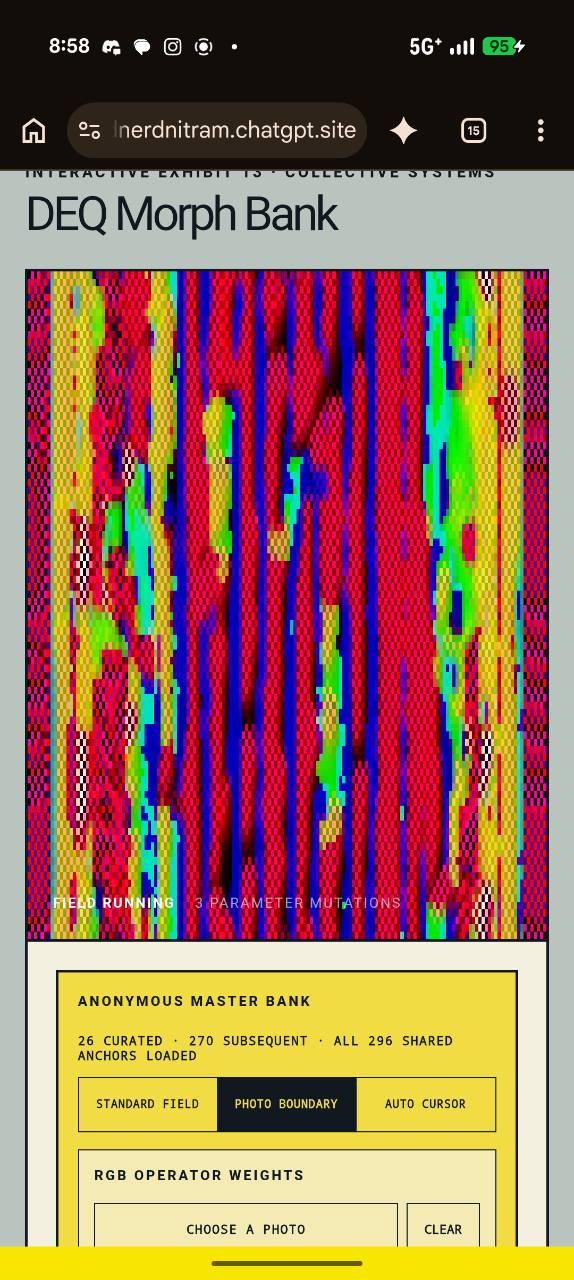
#> input picture tests/fixtures/luckfield-interest/positive-01.jpg, 574 x 1280 px
$ python luckfield-interest-evaluator.py
#> lines starting #> are read from the running program, lines starting #| are printed output that depends on the picture
"""Calibrate the browser's Luckfield interestingness metric against Brenden's positive examples."""

from __future__ import annotations

import json
import math
from pathlib import Path

from PIL import Image

W, H = 160, 90
FIXTURES = Path(__file__).parent / "fixtures" / "luckfield-interest"
CROPS = {
    "positive-01.jpg": (26, 270, 549, 942),
    "positive-02.jpg": (26, 319, 550, 994),
    "positive-03.jpg": (25, 309, 550, 984),
    "positive-04.jpg": (26, 245, 550, 918),
    "positive-05.jpg": (26, 182, 550, 855),
}


def clamp01(value: float) -> float:
    return max(0.0, min(1.0, value))


def presence(value: float, low: float, high: float) -> float:
    position = clamp01((value-low)/(high-low))
    return position*position*(3-2*position)


def score(path: Path, crop: tuple[int, int, int, int]) -> dict[str, float]:
#> called with crop = (26, 270, 549, 942)
    image = Image.open(path).convert("RGB").crop(crop).resize((W, H), Image.Resampling.NEAREST)
    raster = image.load()
    pixels = [tuple(channel / 255 for channel in raster[x, y]) for y in range(H) for x in range(W)]
#> pixels = 14400 items, first 6: (0, 0.0353, 0.0471), (0.259, 0, 0.11), (0.271, 0, 0.0275), (0.792, 0.161, 0.537), (0.78, 0.0157, 0.188), (0.486, 0.0118, 0.22)
    histogram = [0] * 16
    brightness = 0.0
    color_variance = 0.0
    for red, green, blue in pixels:
        luminance = (red + green + blue) / 3
        brightness += luminance
        histogram[min(15, int(luminance * 16))] += 1
        color_variance += ((red-luminance)**2 + (green-luminance)**2 + (blue-luminance)**2) / 3
#> this loop made 14400 passes
#> (red, green, blue, luminance, brightness, color_variance) on passes 1 to 3: (0, 0.0353, 0.0471, 0.0275, 0.0275, 0.0004), (0.259, 0, 0.11, 0.123, 0.15, 0.0117), (0.271, 0, 0.0275, 0.0993, 0.25, 0.0264)
#> after the loop, brightness = 5075.3; color_variance = 1161.4; histogram = [153, 595, 849, 2590, 2375, 1885, 2085, 1465, 922, 536, 616, 217, 48, 23, 25, 16]
    entropy = -sum((count/(W*H))*math.log2(count/(W*H)) for count in histogram if count) / 4
#> entropy = 0.821
    chroma = clamp01(math.sqrt(color_variance/(W*H))*2.8)
#> chroma = 0.795
    scale_contrasts = []
    for distance in (1, 2, 4, 8, 16):
        energy = 0.0
        for y in range(H):
            for x in range(W):
                center = pixels[y*W+x]
                right = pixels[y*W+(x+distance)%W]
                down = pixels[((y+distance)%H)*W+x]
                energy += sum(abs(center[channel]-right[channel]) + abs(center[channel]-down[channel]) for channel in range(3)) / 6
        scale_contrasts.append(clamp01(energy/(W*H)*3.6))
#> after the loop, scale_contrasts = [0.612, 0.533, 0.735, 0.765, 0.879]
    scale_mean = sum(scale_contrasts) / len(scale_contrasts)
#> scale_mean = 0.705
    scale_floor = sorted(scale_contrasts)[1]
#> scale_floor = 0.612
    scale_balance = clamp01(scale_floor/scale_mean) if scale_mean else 0
#> scale_balance = 0.868
    multiscale = clamp01(scale_mean*.68 + scale_floor*.32)
#> multiscale = 0.675
    detail = clamp01(
        presence(entropy, .28, .78)*.25
        + presence(chroma, .12, .70)*.17
        + presence(multiscale, .16, .60)*.43
        + presence(scale_balance, .45, .90)*.15
    )
#> in presence, `position = clamp01((value-low)/(high-low))`: position = 1
#> detail = 0.998
    return {
        "brightness": brightness/(W*H),
        "entropy": entropy,
        "color_variance": chroma,
        "multiscale": multiscale,
        "scale_balance": scale_balance,
        "detail": detail,
    }


results = {name: score(FIXTURES/name, crop) for name, crop in CROPS.items()}
#> call 2 of score, with crop = (26, 319, 550, 994)
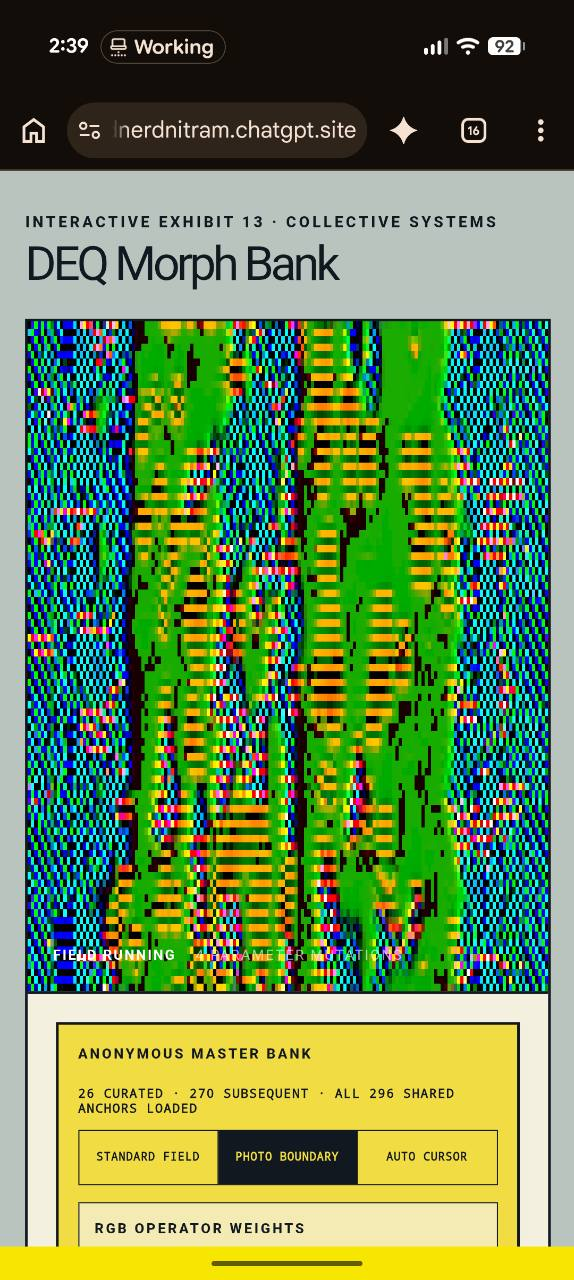
#> input picture tests/fixtures/luckfield-interest/positive-02.jpg, 574 x 1280 px
#> in score (call 2), `pixels = [tuple(channel / 255 for channel in raster[x, y]) for y in ra..`: pixels = 14400 items, first 6: (0.0118, 0.0588, 0.051), (0.0549, 0, 0.271), (0.302, 0.863, 0.416), (0.224, 0.82, 0.427), (0, 0.192, 0.373), (0, 0.114, 0.42)
#> the loop in score (call 2), `for red, green, blue in pixels:` made 14400 passes
#> (red, green, blue, luminance, brightness, color_variance) on passes 1 to 3: (0.0118, 0.0588, 0.051, 0.0405, 0.0405, 0.000424), (0.0549, 0, 0.271, 0.108, 0.149, 0.0141), (0.302, 0.863, 0.416, 0.527, 0.676, 0.0726)
#> after the loop in score (call 2), `for red, green, blue in pixels:`: brightness = 4413.3; color_variance = 962.5; histogram = [1909, 1180, 1037, 1921, 2630, 1228, 844, 632, 978, 830, 567, 392, 140, 50, 33, 29]
#> in score (call 2), `entropy = -sum((count/(W*H))*math.log2(count/(W*H)) for count in histo..`: entropy = 0.872
#> in score (call 2), `chroma = clamp01(math.sqrt(color_variance/(W*H))*2.8)`: chroma = 0.724
#> after the loop in score (call 2), `for distance in (1, 2, 4, 8, 16):`: scale_contrasts = [0.924, 0.733, 0.865, 0.941, 1]
#> in score (call 2), `scale_mean = sum(scale_contrasts) / len(scale_contrasts)`: scale_mean = 0.892
#> in score (call 2), `scale_floor = sorted(scale_contrasts)[1]`: scale_floor = 0.865
#> in score (call 2), `scale_balance = clamp01(scale_floor/scale_mean) if scale_mean else 0`: scale_balance = 0.969
#> in score (call 2), `multiscale = clamp01(scale_mean*.68 + scale_floor*.32)`: multiscale = 0.884
#> in score (call 2), `detail = clamp01( presence(entropy, .28, .78)*.25 + presence(chroma, ...`: detail = 1
#> call 3 of score, with crop = (25, 309, 550, 984)
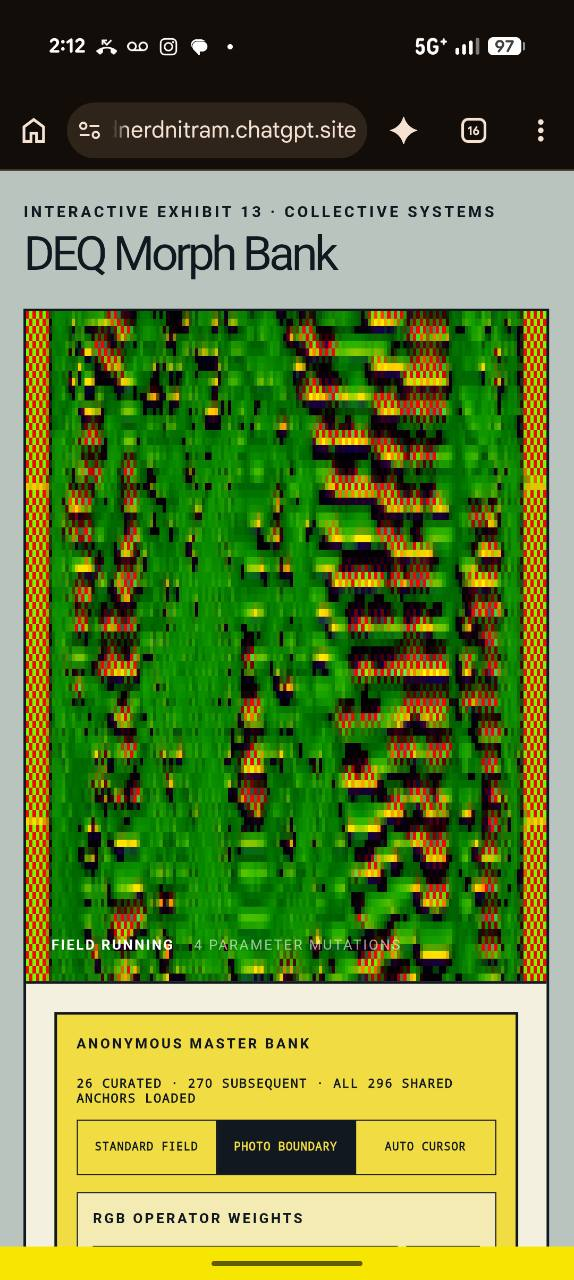
#> input picture tests/fixtures/luckfield-interest/positive-03.jpg, 574 x 1280 px
#> in score (call 3), `image = Image.open(path).convert("RGB").crop(crop).resize((W, H), Imag..`:
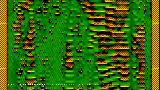
#> image: PIL image 160x90 RGB; mean R, G, B 54.1, 103.9, 9.7
#> in score (call 3), `pixels = [tuple(channel / 255 for channel in raster[x, y]) for y in ra..`: pixels = 14400 items, first 6: (0.71, 0.0902, 0.145), (0.737, 0.737, 0.259), (0.816, 0.118, 0), (0.588, 0.827, 0.18), (0.663, 0.325, 0), (0.459, 0.922, 0.106)
#> the loop in score (call 3), `for red, green, blue in pixels:` made 14400 passes
#> (red, green, blue, luminance, brightness, color_variance) on passes 1 to 3: (0.71, 0.0902, 0.145, 0.315, 0.315, 0.0784), (0.737, 0.737, 0.259, 0.578, 0.893, 0.129), (0.816, 0.118, 0, 0.311, 1.2, 0.259)
#> after the loop in score (call 3), `for red, green, blue in pixels:`: brightness = 3156; color_variance = 684.2; histogram = [1328, 1310, 4283, 3333, 1569, 868, 385, 397, 562, 276, 73, 3, 1, 3, 3, 6]
#> in score (call 3), `entropy = -sum((count/(W*H))*math.log2(count/(W*H)) for count in histo..`: entropy = 0.715
#> in score (call 3), `chroma = clamp01(math.sqrt(color_variance/(W*H))*2.8)`: chroma = 0.61
#> after the loop in score (call 3), `for distance in (1, 2, 4, 8, 16):`: scale_contrasts = [0.454, 0.436, 0.498, 0.569, 0.611]
#> in score (call 3), `scale_mean = sum(scale_contrasts) / len(scale_contrasts)`: scale_mean = 0.514
#> in score (call 3), `scale_floor = sorted(scale_contrasts)[1]`: scale_floor = 0.454
#> in score (call 3), `scale_balance = clamp01(scale_floor/scale_mean) if scale_mean else 0`: scale_balance = 0.883
#> in score (call 3), `multiscale = clamp01(scale_mean*.68 + scale_floor*.32)`: multiscale = 0.494
#> in score (call 3), `detail = clamp01( presence(entropy, .28, .78)*.25 + presence(chroma, ...`: detail = 0.914
#> call 4 of score, with crop = (26, 245, 550, 918)
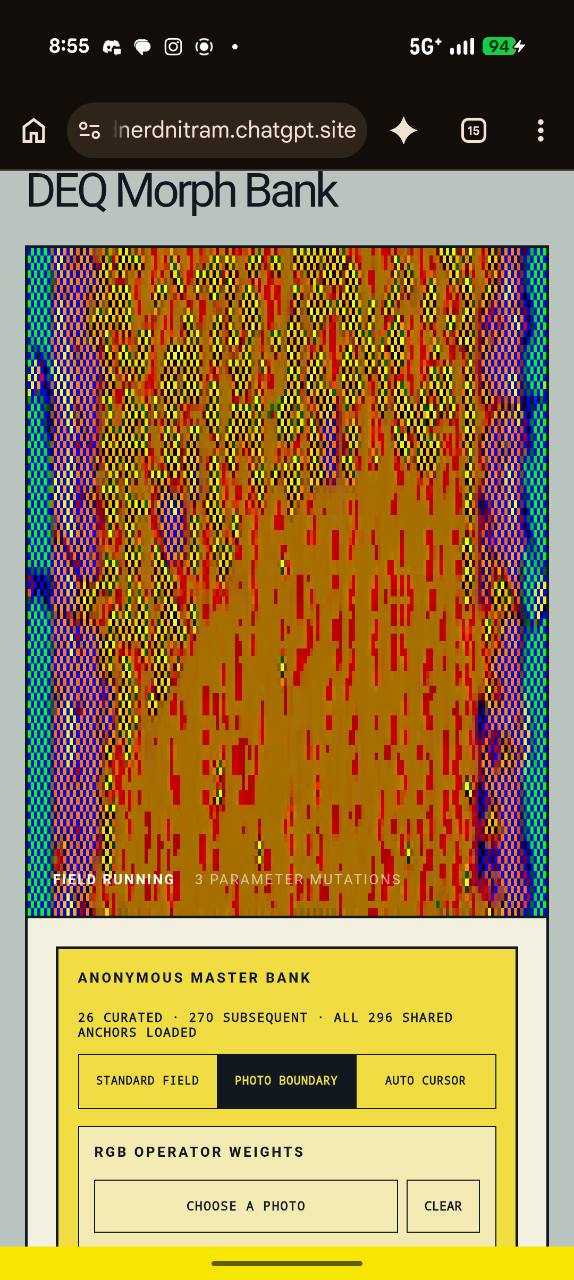
#> input picture tests/fixtures/luckfield-interest/positive-04.jpg, 574 x 1280 px
#> in score (call 4), `image = Image.open(path).convert("RGB").crop(crop).resize((W, H), Imag..`:
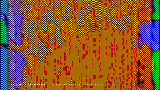
#> image: PIL image 160x90 RGB; mean R, G, B 141.7, 86.3, 35.5
#> in score (call 4), `pixels = [tuple(channel / 255 for channel in raster[x, y]) for y in ra..`: pixels = 14400 items, first 6: (0.0353, 0.0824, 0.318), (0, 0.173, 0.357), (0, 0.11, 0.482), (0.341, 0.816, 0.604), (0.00392, 0.322, 0.537), (0.263, 0.839, 0.392)
#> the loop in score (call 4), `for red, green, blue in pixels:` made 14400 passes
#> (red, green, blue, luminance, brightness, color_variance) on passes 1 to 3: (0.0353, 0.0824, 0.318, 0.145, 0.145, 0.0153), (0, 0.173, 0.357, 0.176, 0.322, 0.0365), (0, 0.11, 0.482, 0.197, 0.519, 0.0791)
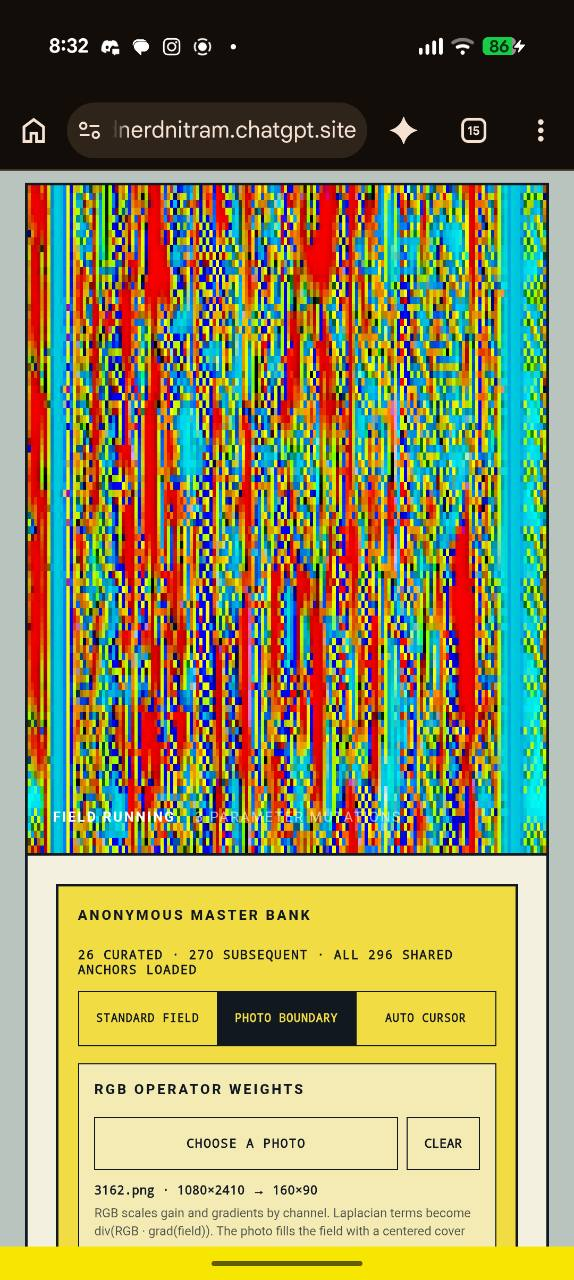
#> input picture tests/fixtures/luckfield-interest/positive-05.jpg, 574 x 1280 px
#> in score (call 5), `image = Image.open(path).convert("RGB").crop(crop).resize((W, H), Imag..`:
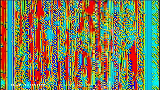
#> image: PIL image 160x90 RGB; mean R, G, B 122, 126, 90.8
#> the loop in score (call 5), `for red, green, blue in pixels:` made 14400 passes
#> (red, green, blue) on passes 1 to 3: (0.243, 0.0902, 0.0706), (0.635, 0.267, 0.165), (0.494, 0.11, 0.0745)
details = [metrics["detail"] for metrics in results.values()]
print(json.dumps(results, indent=2))
#> (printed output is left out)
print(f"detail floor={min(details):.3f} ceiling={max(details):.3f} spread={max(details)-min(details):.3f}")
#| detail floor=0.914 ceiling=1.000 spread=0.086
if min(details) < 0.90:
    raise SystemExit("A positive exemplar fell below the high-interest floor of 0.90")
if max(details)-min(details) > 0.11:
    raise SystemExit("Positive exemplar detail scores are not relatively equal")
